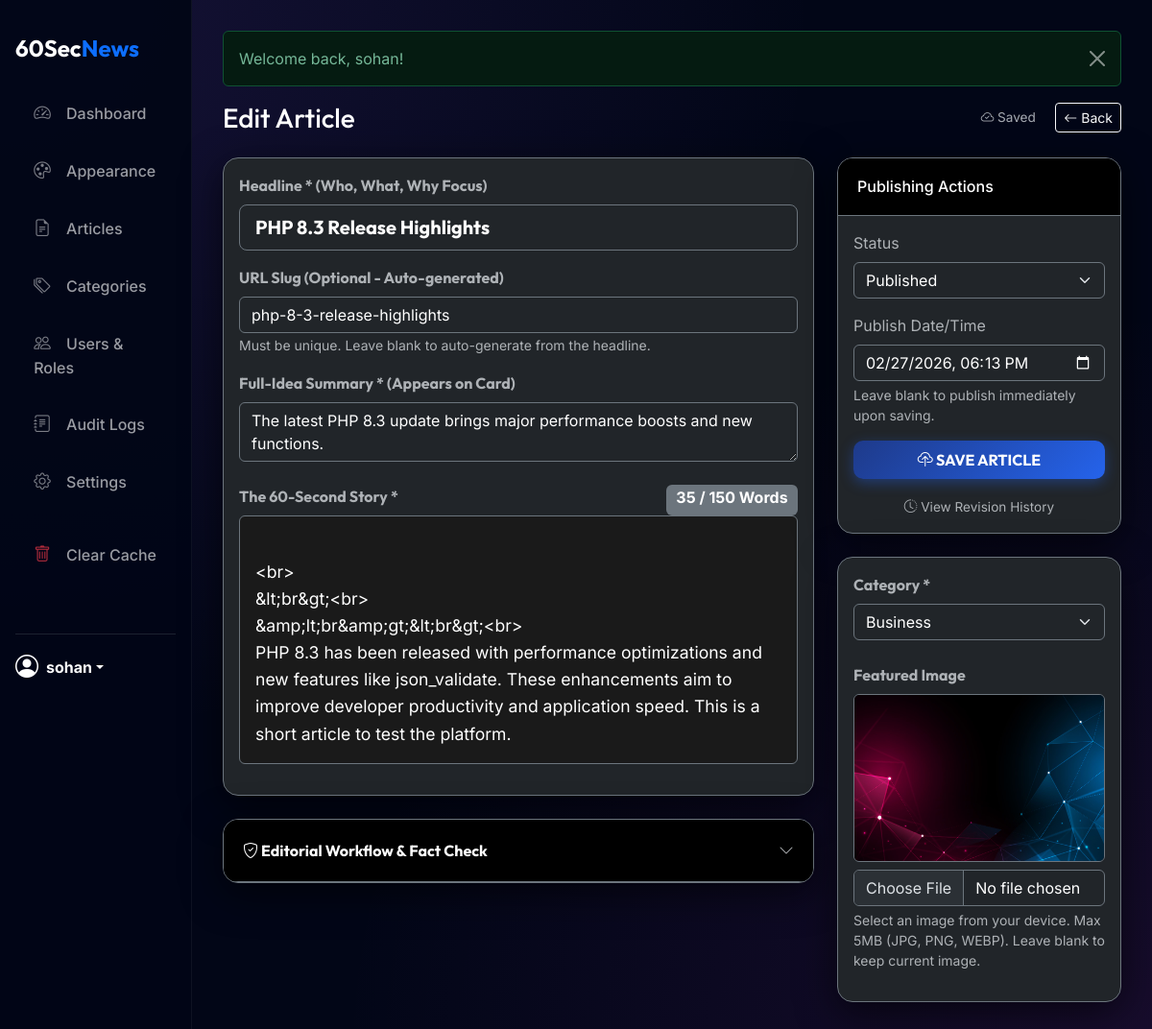
/public/admin/article_edit.php?id=1 (signed in), run on the app's committed database.
### tables this page shows
CREATE TABLE `articles` (
  `id` int(11) NOT NULL,
  `title` varchar(255) NOT NULL,
  `slug` varchar(255) NOT NULL,
  `summary` text NOT NULL,
  `content` text NOT NULL,
  `author_id` int(11) NOT NULL,
  `category_id` int(11) NOT NULL,
  `featured_image_id` int(11) DEFAULT NULL,
  `status` enum('draft','pending','published','embargoed','trashed') DEFAULT 'draft',
  `is_breaking` tinyint(1) DEFAULT 0,
  `is_pinned` tinyint(1) DEFAULT 0,
  `fact_checked` tinyint(1) DEFAULT 0,
  `publish_at` timestamp NULL DEFAULT NULL,
  `created_at` timestamp NOT NULL DEFAULT current_timestamp(),
  `updated_at` timestamp NOT NULL DEFAULT current_timestamp() ON UPDATE current_timestamp()
);

CREATE TABLE `categories` (
  `id` int(11) NOT NULL,
  `parent_id` int(11) DEFAULT NULL,
  `name` varchar(100) NOT NULL,
  `slug` varchar(100) NOT NULL,
  `created_at` timestamp NOT NULL DEFAULT current_timestamp()
);

CREATE TABLE `media` (
  `id` int(11) NOT NULL,
  `filename` varchar(255) NOT NULL,
  `folder` varchar(100) DEFAULT 'general',
  `alt_text` varchar(255) DEFAULT NULL,
  `uploader_id` int(11) DEFAULT NULL,
  `uploaded_at` timestamp NOT NULL DEFAULT current_timestamp()
);

### app/rbac.php (called while the page is built, shortened)
<?php
function is_logged_in()
{
    return isset($_SESSION['user_id']) && isset($_SESSION['role_id']);
}
function has_permission($permission)
{
    $role_id = $_SESSION['role_id'] ?? 0;
    if ($role_id == 1) {
        return true;
    }
    $db = DB::getInstance()->getConnection();
    $stmt = $db->prepare("
        SELECT 1
        FROM role_permissions
        WHERE role_id = ? AND permission_string = ?
    ");
    $stmt->execute([$role_id, $permission]);
    return $stmt->fetchColumn() !== false;
}

### public/admin/article_edit.php (the view, shortened to what this page needs)
<?php
require_once __DIR__ . '/../../app/helpers.php';
require_once __DIR__ . '/../../app/rbac.php';
$db = DB::getInstance()->getConnection();
$article_id = isset($_GET['id']) ? (int) $_GET['id'] : 0;
$article = [
    'title' => '',
    'slug' => '',
    'summary' => '',
    'content' => '',
    'category_id' => '',
    'featured_image_id' => '',
    'status' => 'pending',
    'is_breaking' => 0,
    'is_pinned' => 0,
    'fact_checked' => 0,
    'publish_at' => ''
];
$can_publish = has_permission('publish_article');
if ($article_id > 0) {
    $stmt = $db->prepare("SELECT * FROM articles WHERE id = ?");
    $stmt->execute([$article_id]);
    $article = $stmt->fetch();
}
$categories = $db->query("
    SELECT c.*, p.name as parent_name
    FROM categories c
    LEFT JOIN categories p ON c.parent_id = p.id
    ORDER BY COALESCE(p.name, c.name) ASC, c.parent_id IS NOT NULL, c.name ASC")->fetchAll();
require_once __DIR__ . '/layout/header.php';
?>
<div class="d-flex justify-content-between align-items-center mb-4">
    <h1 class="h3 mb-0 text-white">
        <?= $article_id ? 'Edit Article' : 'New 60-Second Article' ?>
    </h1>
    <div>
        <span id="autosave-status" class="text-muted me-3" style="font-size: 0.85rem;"><i class="bi bi-cloud-check"></i>
            Saved</span>
        <a href="articles.php" class="btn btn-sm btn-outline-light"><i class="bi bi-arrow-left"></i> Back</a>
    </div>
</div>
<form method="POST" id="editor-form" enctype="multipart/form-data">
    <div class="row">
        <div class="col-lg-8">
            <div class="card mb-4 bg-dark border-secondary">
                <div class="card-body">
                    <div class="mb-3">
                        <label class="form-label text-muted fw-bold">Headline * (Who, What, Why Focus)</label>
                        <input type="text" name="title" id="title"
                            class="form-control form-control-lg bg-dark text-white border-secondary fw-bold"
                            value="<?= e($article['title']) ?>"
                            placeholder="e.g., Tech Giant Acquires Startup to Expand AI Footprint" required>
                    </div>
                    <div class="mb-3">
                        <label class="form-label text-muted fw-bold">URL Slug (Optional - Auto-generated)</label>
                        <input type="text" name="slug" id="slug"
                            class="form-control bg-dark text-white border-secondary" value="<?= e($article['slug']) ?>"
                            placeholder="e.g., tech-giant-acquires-startup">
                        <small class="text-muted">Must be unique. Leave blank to auto-generate from the
                            headline.</small>
                    </div>
                    <div class="mb-3">
                        <label class="form-label text-muted fw-bold">Full-Idea Summary * (Appears on Card)</label>
                        <textarea name="summary" id="summary" class="form-control bg-dark text-white border-secondary"
                            rows="2" placeholder="One clear sentence explaining the whole story context..."
                            required><?= e($article['summary']) ?></textarea>
                    </div>
                    <div class="mb-3 mt-4">
                        <div class="d-flex justify-content-between">
                            <label class="form-label text-muted fw-bold">The 60-Second Story *</label>
                            <span id="word-counter" class="badge bg-secondary fs-6"><span id="word-count">0</span> / 150
                                Words</span>
                        </div>
                        <div id="editor-container" class="border border-secondary rounded p-3 text-white"
                            style="min-height: 250px; background-color: #1a1a1a; cursor: text; font-size: 1.1rem; line-height: 1.6;"
                            contenteditable="true">
                            <?= nl2br(e($article['content'])) ?>
                        </div>
                    </div>
                </div>
            </div>
            <?php if (has_permission('edit_any_article')): ?>
                <div class="card mb-4 bg-dark border-secondary">
                    <div class="card-header bg-black border-secondary d-flex justify-content-between align-items-center cursor-pointer"
                        type="button" data-bs-toggle="collapse" data-bs-target="#editorialTools">
                        <span class="text-white fw-bold"><i class="bi bi-shield-check"></i> Editorial Workflow & Fact
                            Check</span>
                        <i class="bi bi-chevron-down text-muted"></i>
                    </div>
                </div>
            <?php endif; ?>
        </div>
        <div class="col-lg-4">
            <div class="card mb-4 bg-dark border-secondary">
                <div class="card-header bg-black border-secondary">
                    <h6 class="mb-0 text-white">Publishing Actions</h6>
                </div>
                <div class="card-body">
                    <div class="mb-3">
                        <label class="form-label text-muted">Status</label>
                        <select id="status-select" name="status"
                            class="form-select bg-dark text-white border-secondary">
                            <?php if ($can_publish): ?>
                                <option value="published" <?= $article['status'] === 'published' ? 'selected' : '' ?>>Published
                                </option>
                            <?php endif; ?>
                        </select>
                    </div>
                    <div class="mb-3" id="publish-date-container"
                        style="<?= in_array($article['status'], ['embargoed', 'published']) && $can_publish ? '' : 'display:none;' ?>">
                        <label class="form-label text-muted">Publish Date/Time</label>
                        <input type="datetime-local" name="publish_at"
                            class="form-control bg-dark text-white border-secondary"
                            value="<?= $article['publish_at'] ? date('Y-m-d\TH:i', strtotime($article['publish_at'])) : '' ?>">
                        <small class="text-muted d-block mt-1">Leave blank to publish immediately upon saving.</small>
                    </div>
                    <button type="submit" id="save-btn" class="btn btn-primary w-100 py-2 fw-bold text-uppercase">
                        <i class="bi bi-cloud-upload"></i> Save Article
                    </button>
                    <?php if ($article_id): ?>
                        <div class="mt-3 text-center">
                            <a href="revisions.php?article_id=<?= $article_id ?>" class="text-muted text-decoration-none"
                                style="font-size: 0.85rem;"><i class="bi bi-clock-history"></i> View Revision History</a>
                        </div>
                    <?php endif; ?>
                </div>
            </div>
            <div class="card mb-4 bg-dark border-secondary">
                <div class="card-body">
                    <div class="mb-4">
                        <label class="form-label text-muted fw-bold">Category *</label>
                        <select name="category_id" class="form-select bg-dark text-white border-secondary" required>
                            <?php foreach ($categories as $cat): ?>
                                <option value="<?= $cat['id'] ?>" <?= $article['category_id'] == $cat['id'] ? 'selected' : '' ?>>
                                    <?= $cat['parent_id'] ? '&mdash; ' : '' ?><?= e($cat['name']) ?>
                                </option>
                            <?php endforeach; ?>
                        </select>
                    </div>
                    <div class="mb-3">
                        <label class="form-label text-muted fw-bold">Featured Image</label>
                        <div class="mb-2">
                            <?php if ($article['featured_image_id']):
                                $feat = $db->prepare("SELECT folder, filename FROM media WHERE id=?");
                                $feat->execute([$article['featured_image_id']]);
                                $fimg = $feat->fetch();
                                if ($fimg):
                                    ?>
                                    <img src="<?= BASE_URL ?>/uploads/<?= e($fimg['folder']) ?>/<?= e($fimg['filename']) ?>"
                                        class="img-fluid rounded border border-secondary" alt="Featured">
                                <?php endif; endif; ?>
                        </div>
                        <input type="file" name="new_image" class="form-control bg-dark text-white border-secondary"
                            accept="image/jpeg,image/png,image/webp">
                        <small class="text-muted d-block mt-1">Select an image from your device. Max 5MB (JPG, PNG, WEBP). Leave blank to keep current image.</small>
                    </div>
                </div>
            </div>
        </div>
    </div>
</form>
<?php require_once __DIR__ . '/layout/footer.php'; ?>

### public/admin/layout/header.php (style rules this page uses)
:root { --primary-gradient: linear-gradient(135deg, #1e3a8a 0%, #2563eb 100%); --glass-bg: rgba(255, 255, 255, 0.03); --glass-border: rgba(255, 255, 255, 0.08); --sidebar-width: 260px; --radius-premium: 16px; }
body { font-family: 'Inter', sans-serif; background-color: #0c0e14; color: #e2e8f0; min-height: 100vh; }
body.theme-admin-midnight { background-color: #020617; background-image: radial-gradient(at 0% 0%, rgba(139, 92, 246, 0.15) 0px, transparent 50%), radial-gradient(at 100% 100%, rgba(217, 70, 239, 0.1) 0px, transparent 50%); color: #f8fafc; }
body.theme-admin-midnight .card { background: rgba(15, 23, 42, 0.8); border: 1px solid rgba(255, 255, 255, 0.08); box-shadow: 0 10px 40px rgba(0, 0, 0, 0.6); }
h1, h2, h3, h4, .fw-bold, .sidebar-brand { font-family: 'Outfit', sans-serif; }
.card { background: rgba(30, 41, 59, 0.4); backdrop-filter: blur(10px); -webkit-backdrop-filter: blur(10px); border: 1px solid var(--glass-border); border-radius: var(--radius-premium); box-shadow: 0 10px 30px -10px rgba(0, 0, 0, 0.3); overflow: hidden; }
.card-header { background: rgba(15, 23, 42, 0.2); border-bottom: 1px solid var(--glass-border); padding: 1.25rem; font-weight: 700; }
.btn-primary { background: var(--primary-gradient); border: none; box-shadow: 0 4px 14px 0 rgba(37, 99, 235, 0.39); border-radius: 10px; padding: 0.6rem 1.5rem; font-weight: 600; transition: all 0.3s; }

### data on the page
articles: title "PHP 8.3 Release Highlights", slug "php-8-3-release-highlights", summary "The latest PHP 8.3 update brings major performance boosts and new functions.", content "<br> &lt;br&gt;<br> &amp;lt;br&amp;gt;&lt;br&gt;<br> PHP 8.3 has been released with performance optimizations and new features like json_validate. These enhancements aim to improve developer productivity and application speed. This is a short article to test the platform.", status "Published", publish_at "02/27/2026 18:13", category_id "Business"
media: folder+filename (picture)

### other printed values
$_SESSION['username'] "sohan"
$message "Welcome back, sohan!"
